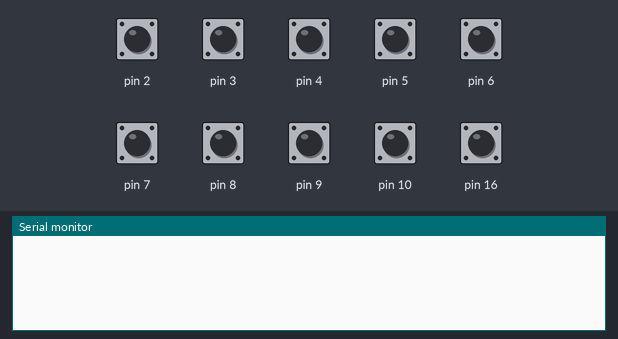
Bench run of a sketch on a simulated Arduino Leonardo, built with avr-gcc and run on an emulated ATmega32U4. Parts: the last lines printed to the serial monitor. The test bench sets the inputs (shaded band); at power-on: pin 2–10, pin 16 HIGH. USB keyboard and mouse output is not drawn.

Above: at 1.2 s.
1.3 s: pin 2 pulled LOW for 0.15 s
At 2.0 s:
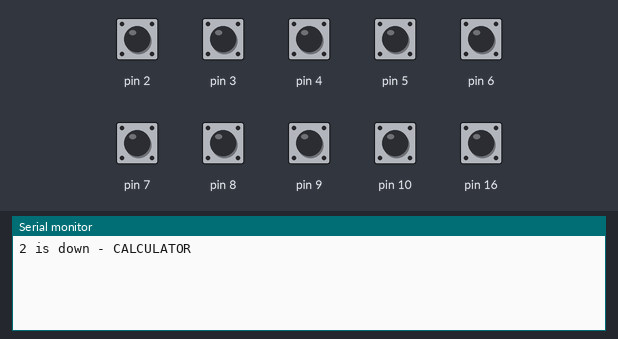
2.9 s: pin 3 pulled LOW for 0.15 s
At 4.1 s:
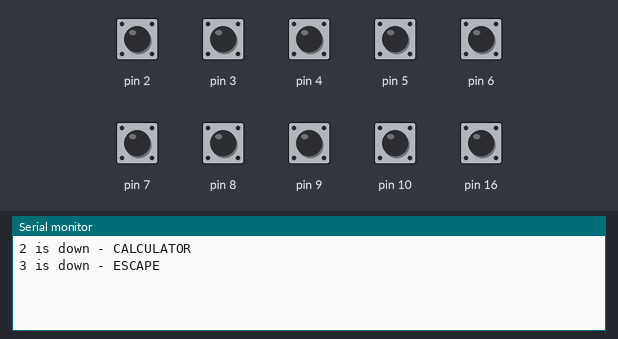
4.5 s: pin 4 pulled LOW for 0.15 s
At 5.6 s:
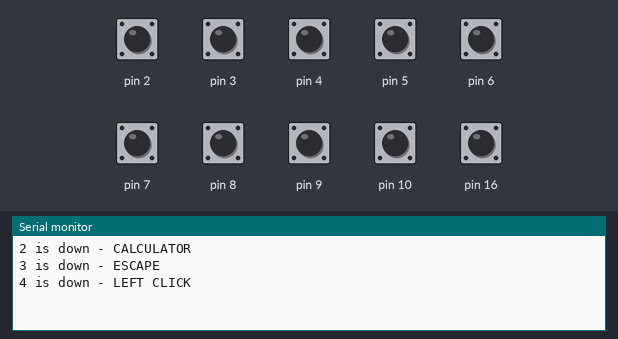
6.1 s: pin 5 pulled LOW for 0.15 s
At 6.8 s:
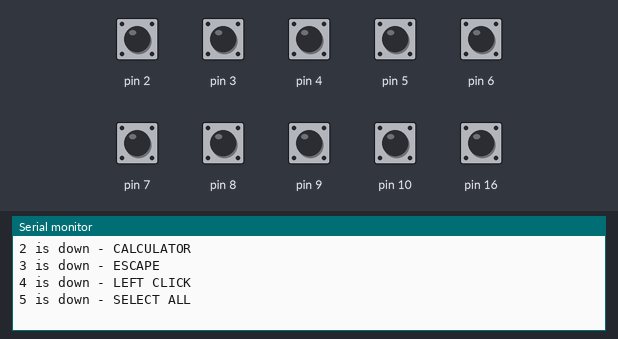
7.7 s: pin 6 pulled LOW for 0.15 s
At 8.1 s:
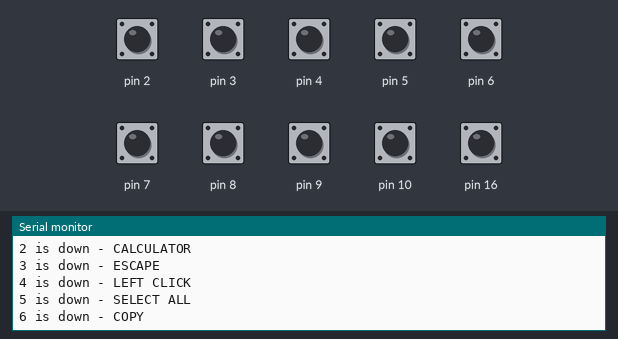
9.3 s: pin 7 pulled LOW for 0.15 s
At 10.5 s:
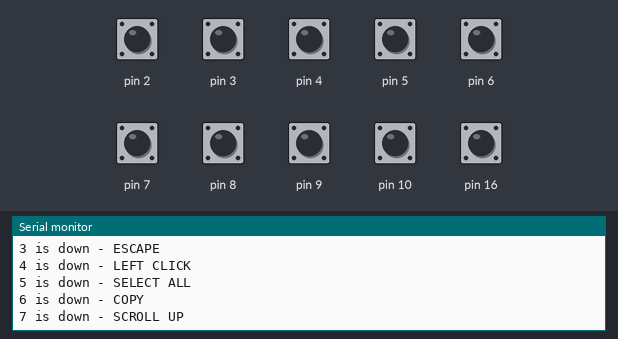

The sketch:

macro-keyboard.ino
```cpp
// uses HID-Project library
#include "HID-Project.h"

// keypad layout
// +---+---+
// | 6 |16 |
// +---+---+
// | 5 |10 |
// +---+---+
// | 4 | 9 |
// +---+---+
// | 3 | 8 |
// +---+---+
// | 2 | 7 |
// +---+---+

void setup() {
  // put your setup code here, to run once:
  pinMode(2, INPUT_PULLUP);
  pinMode(3, INPUT_PULLUP);
  pinMode(4, INPUT_PULLUP);
  pinMode(5, INPUT_PULLUP);
  pinMode(6, INPUT_PULLUP);

  pinMode(7, INPUT_PULLUP);
  pinMode(8, INPUT_PULLUP);
  pinMode(9, INPUT_PULLUP);
  pinMode(10, INPUT_PULLUP);
  pinMode(16, INPUT_PULLUP);
  Serial.begin(9600);
  Keyboard.begin();
  Mouse.begin();
}

void loop() {
  // put your main code here, to run repeatedly:
  if (digitalRead(2) == LOW) {
    Serial.println("2 is down - CALCULATOR");
    Keyboard.press(KEY_LEFT_WINDOWS);
    Keyboard.press(KEY_R);
    delay(100);
    Keyboard.releaseAll();
    delay(100);
    Keyboard.println("calc.exe");
    delay(100);
    Keyboard.releaseAll();
    delay(100);
  }

  if (digitalRead(3) == LOW) {
    Serial.println("3 is down - ESCAPE");
    Keyboard.press(KEY_ESC);
    delay(100);
    Keyboard.releaseAll();
    delay(100);
  }

  if (digitalRead(4) == LOW) {
    Serial.println("4 is down - LEFT CLICK");
    Mouse.click();
    delay(200);
  }

  if (digitalRead(5) == LOW) {
    Serial.println("5 is down - SELECT ALL");
    Keyboard.press(KEY_LEFT_CTRL);
    Keyboard.press('a');
    delay(100);
    Keyboard.releaseAll();
    delay(100);
  }

  if (digitalRead(6) == LOW) {
    Serial.println("6 is down - COPY");
    Keyboard.press(KEY_LEFT_CTRL);
    Keyboard.press('c');
    delay(100);
    Keyboard.releaseAll();
    delay(100);
  }

  if (digitalRead(7) == LOW) {
    Serial.println("7 is down - SCROLL UP");
    Mouse.move(0, 0, -5);
    delay(200);
  }

  if (digitalRead(8) == LOW) {
    Serial.println("8 is down - SCROLL DOWN");
    Mouse.move(0, 0, 5);
    delay(200);
  }

  if (digitalRead(9) == LOW) {
    Serial.println("9 is down - RIGHT CLICK");
    Mouse.click(MOUSE_RIGHT);
    delay(200);
  }

  if (digitalRead(10) == LOW) {
    Serial.println("10 is down - CUT");
    Keyboard.press(KEY_LEFT_CTRL);
    Keyboard.press('x');
    delay(100);
    Keyboard.releaseAll();
    delay(100);
  }

  if (digitalRead(16) == LOW) {
    Serial.println("16 is down - PASTE");
    Keyboard.press(KEY_LEFT_CTRL);
    Keyboard.press('v');
    delay(100);
    Keyboard.releaseAll();
    delay(100);
  }
}
```

Measured:
- after the input at 1.3 s, the serial monitor: prints a new line at once (image 1)
- after the input at 2.9 s, the serial monitor: prints a new line at once (image 2)
- after the input at 4.5 s, the serial monitor: prints a new line at once (image 3)
- after the input at 6.1 s, the serial monitor: prints a new line at once (image 4)
- after the input at 7.7 s, the serial monitor: prints a new line at once (image 5)
- after the input at 9.3 s, the serial monitor: prints a new line at once (image 6)
